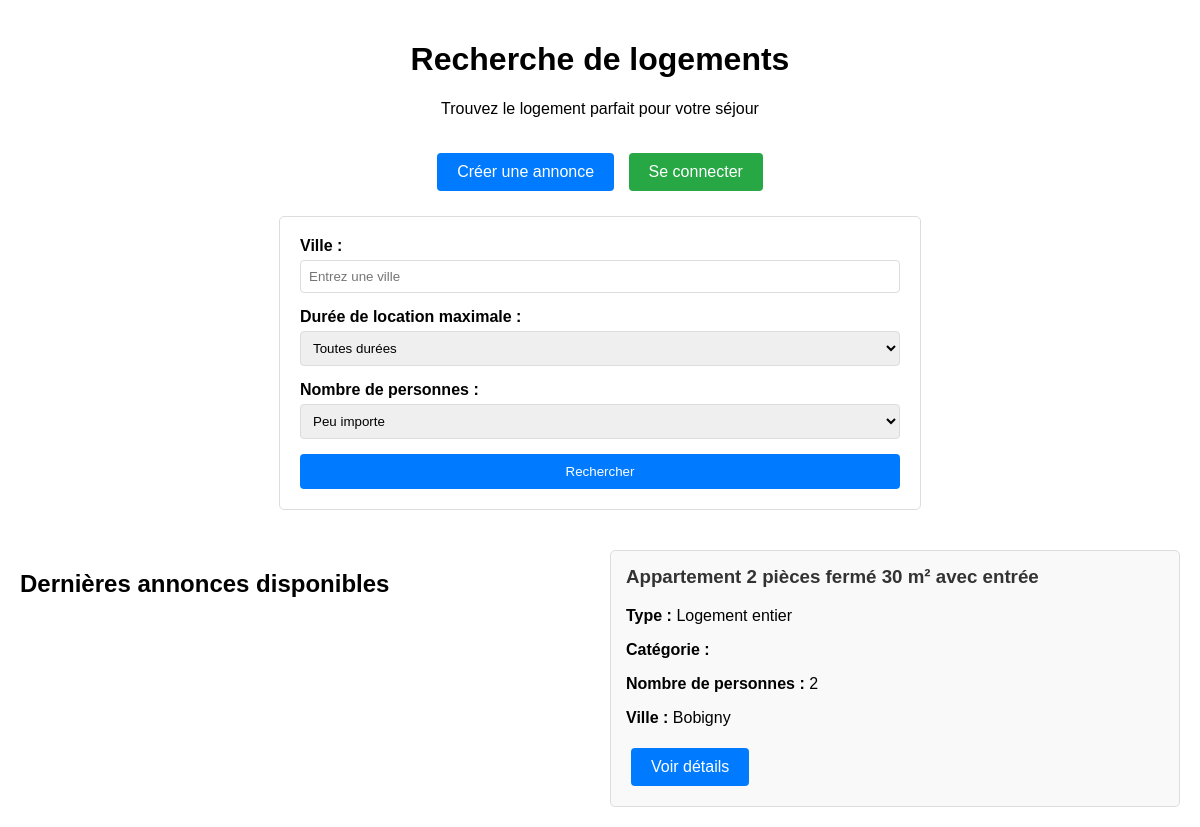
The app's page /annonce/annonceHome/, older data.
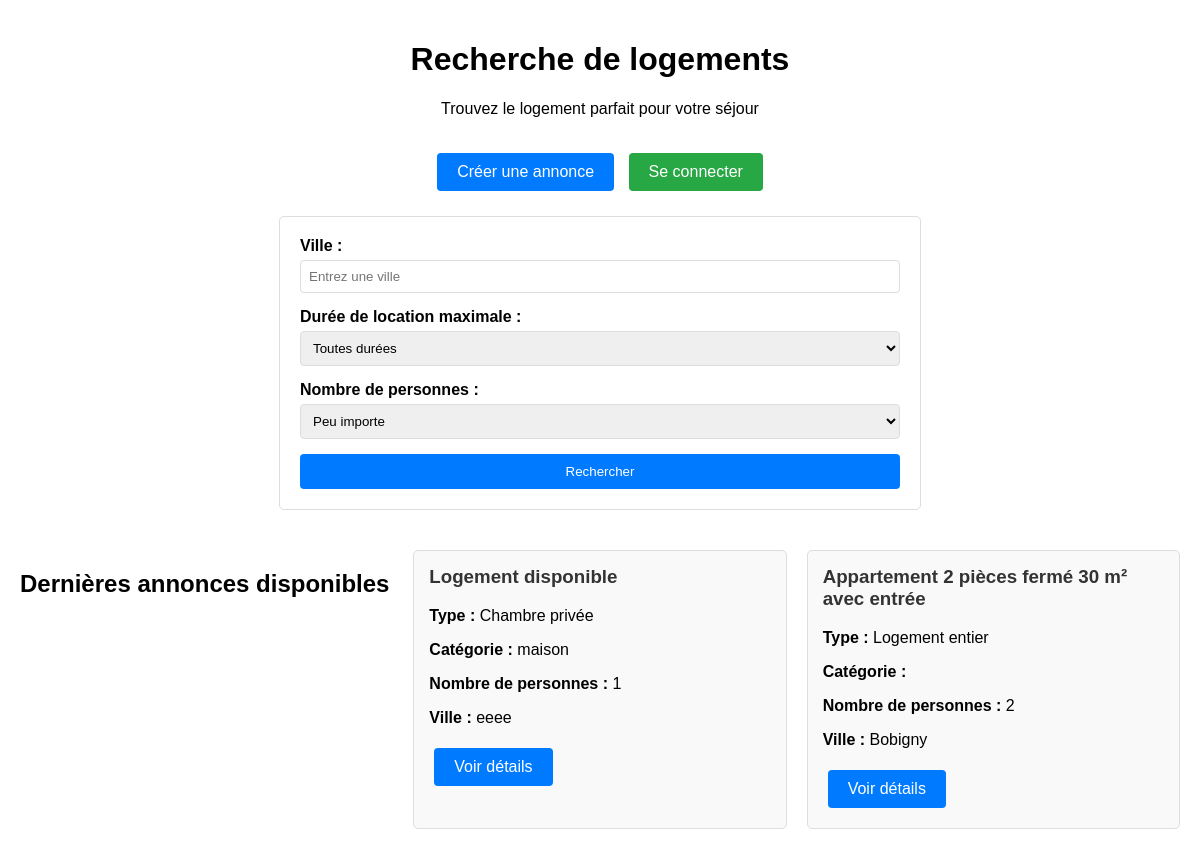
The same page, newer data.
### annonce/models.py (models this page shows)
class Annonce(models.Model):
    user = models.ForeignKey(
        settings.AUTH_USER_MODEL,
        null=True,
        on_delete=models.CASCADE,
        unique=False
    )
    class TypeHebergement(models.TextChoices):
        Appartemment = 'APPT', _('Appartemment')
        Maison = 'MAIS', _('Maison')
        Studio = 'STUD', _('Studio')
        Autre = 'OTHR', _('Autre')
    hebergement_choice = models.CharField(
        max_length=4,
        choices=TypeHebergement.choices,
        default=TypeHebergement.Appartemment,
        verbose_name="Type d'hébergement"
    )
    class TypeLocation(models.TextChoices):
        logement_entier = 'ENTR', _('Logement entier')
        chambre_privee = 'PRIV', _('Chambre privée')
        chambre_partagee = 'PART', _('Chambre partagée')
    type_location_choices = models.CharField(
        max_length=4,
        choices=TypeLocation.choices,
        default=TypeLocation.logement_entier,
        verbose_name="Location partielle ou totale"
    )
    categorie_logement = models.CharField(max_length=50, blank=True)
    titre_logement = models.CharField(max_length=50, blank=True)
    description = models.TextField(blank=True)
    nombre_personne = IntegerField(
        default=1,
        validators=[
            MaxValueValidator(20),
            MinValueValidator(1)
        ],
        blank=True
    )
    pieces_couchage = IntegerField(
        default=1,
        validators=[
            MaxValueValidator(10),
            MinValueValidator(1)
        ],
        blank=True
    )
    equipements = models.ManyToManyField(Equipements, blank=True)
    services = models.ManyToManyField(Services, blank=True)
    categorie_service = models.ManyToManyField(CategorieService, blank=True)
    charges = models.ManyToManyField(Charges, blank=True)
    dureeLocationMini = models.CharField(blank=True,null=True, max_length=50)
    dureeLocationMaxi = models.CharField(blank=True,null=True, max_length=50)
    loyer_tc = models.FloatField(max_length=50, blank=True, null=True)
    charges_loyer = models.FloatField(max_length=50, blank=True, null=True)
    reservation = models.OneToOneField(
        settings.AUTH_USER_MODEL,
        null=True,
        on_delete=models.CASCADE,
        unique=False,
        related_name = 'user_reserved'
    )
    reserved = models.BooleanField(default=False)
    address = models.OneToOneField(
        AdressAnnonce,
        on_delete=models.CASCADE,
        null=True,
    )

class AdressAnnonce(models.Model):
    rue = models.CharField(blank=True, max_length=20)
    voie = models.CharField(blank=True, max_length=35)
    ville = models.CharField(blank=True, max_length=20)
    region = models.CharField(blank=True, max_length=20)
    zipCode = models.CharField(blank=True, max_length=5)
    pays = models.CharField(blank=True, max_length=20)

### annonceMain/views.py (the view)
# urls.py: path('annonce/annonceHome/', views.annonceHome, name='annonce_home'),
def annonceHome(request):
    query_ville = request.GET.get('query_ville')
    query_location = request.GET.get('query_location')
    query_locataires = request.GET.get('query_locataires')
    lastannonce = Annonce.objects.all().order_by('-id')[:6]
    image = ImageLogement.objects.all()
    context = {'annonce': lastannonce, 'image': image}
    return render(request, 'annonce/search/annonceHome.html', context)

### templates/annonce/search/annonceHome.html (shortened to what this page needs)
<!DOCTYPE html>
<html lang="fr">
<head>
</head>
<body>
    <div class="header">
        <h1>Recherche de logements</h1>
        <p>Trouvez le logement parfait pour votre séjour</p>
    </div>
    <div class="actions">
        <a href="/creer-annonce" class="btn btn-primary">Créer une annonce</a>
        <a href="/login-annonce" class="btn btn-success">Se connecter</a>
    </div>
    <form class="search-form" method="get" action="/annonce/searchPage/">
        <div class="form-group">
            <label for="query_ville">Ville :</label>
            <input type="text" name="query_ville" id="query_ville" placeholder="Entrez une ville">
        </div>
        <div class="form-group">
            <label for="query_location">Durée de location maximale :</label>
            <select name="query_location" id="query_location">
                <option value="">Toutes durées</option>
            </select>
        </div>
        <div class="form-group">
            <label for="query_locataires">Nombre de personnes :</label>
            <select name="query_locataires" id="query_locataires">
                <option value="">Peu importe</option>
            </select>
        </div>
        <button type="submit" class="search-btn">Rechercher</button>
    </form>
    {% if annonce %}
    <div class="annonces-grid">
        <h2>Dernières annonces disponibles</h2>
        {% for ann in annonce %}
        <div class="annonce-card">
            <h3>{{ ann.titre_logement|default:"Logement disponible" }}</h3>
            <p><strong>Type :</strong> {{ ann.get_type_location_choices_display }}</p>
            <p><strong>Catégorie :</strong> {{ ann.categorie_logement }}</p>
            <p><strong>Nombre de personnes :</strong> {{ ann.nombre_personne }}</p>
            {% if ann.address %}
                <p><strong>Ville :</strong> {{ ann.address.ville }}</p>
            {% endif %}
            <a href="/annonce/detail_annonce/{{ ann.id }}" class="btn btn-primary">Voir détails</a>
        </div>
        {% endfor %}
    </div>
    {% else %}
    <div class="annonces-grid">
        <p>Aucune annonce disponible pour le moment.</p>
    </div>
    {% endif %}
</body>
</html>

Row changes from the older to the newer data that the page shows:
added Annonce: titre_logement "Logement disponible", type_location_choices "Chambre privée", categorie_logement "maison", nombre_personne "1", address.ville "eeee"
